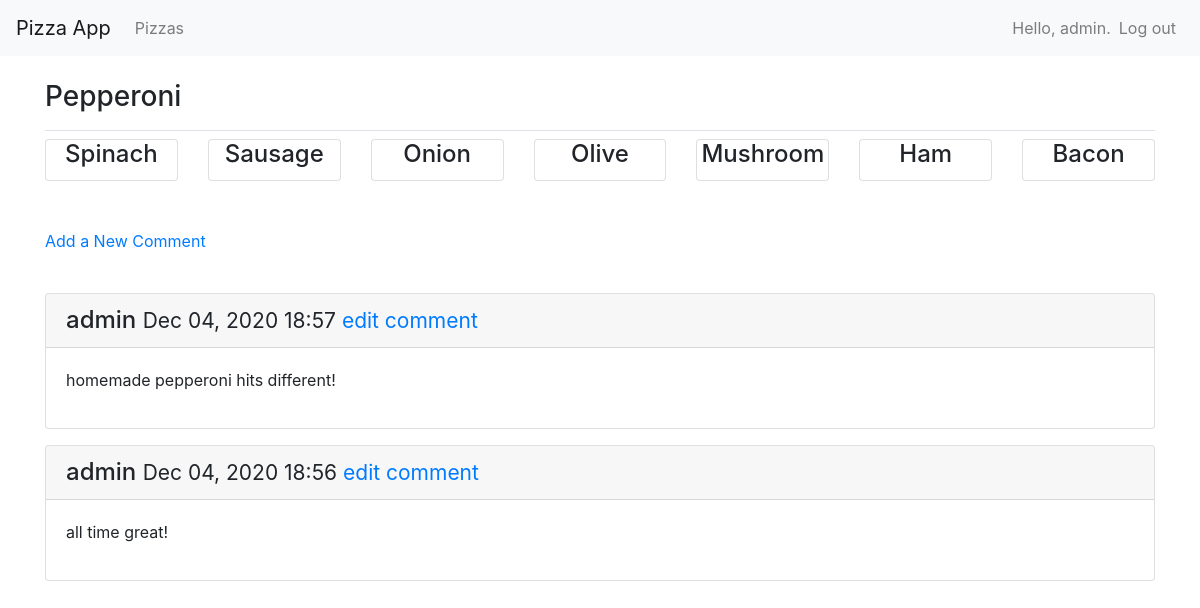
/pizzas/2/ (signed in), run on the app's committed database.
### pizza_app/models.py (models this page shows, shortened)
class Pizza(models.Model):
    name = models.CharField(max_length=200)
    date_added = models.DateTimeField(auto_now_add=True)
    def __str__(self):
        return self.name

class Topping(models.Model):
    name = models.CharField(max_length=200)
    pizza = models.ForeignKey(Pizza, on_delete=models.CASCADE)
    date_added = models.DateTimeField(auto_now_add=True)
    class Meta:
        verbose_name_plural = 'toppings'
    def __str__(self):
        return self.name

class Comment(models.Model):
    pizza = models.ForeignKey(Pizza, on_delete=models.CASCADE)
    author = models.ForeignKey(User, on_delete=models.CASCADE)
    username = models.CharField(max_length=200)
    text = models.TextField()
    date_added = models.DateTimeField(auto_now_add=True)

### pizza_app/views.py (the view)
# urls.py: path('pizzas/<int:pizza_id>/', views.pizza, name='pizza'),
@login_required
def pizza(request, pizza_id):
    pizza = Pizza.objects.get(id=pizza_id)
    toppings = pizza.topping_set.order_by('-name')
    comments = pizza.comment_set.order_by('-date_added')
    context = {'pizza':pizza, 'comments':comments, 'toppings':toppings}
    return render(request, 'pizza_app/pizza.html', context)

### pizza_app/templates/pizza_app/pizza.html
{% extends 'pizza_app/base.html' %}
{% block page_header %}
    <h3>{{ pizza }}</h3>
{% endblock page_header %}
{% block content %}
    <div class="card-deck">
        {% for topping in toppings %}
            <div class="card">
                <div class="card-block">
                    <h4 class="card-title" style="text-align: center;">{{ topping }}
                    </h4>
                </div>
            </div>
        {% endfor %}
    </div>
    <br>
    <br>
    <p>
        <a href="{% url 'pizza_app:new_comment' pizza.id %}">Add a New Comment</a>
    </p>
    <br>
    {% for comment in comments %}
        <div class="card mb-3">
            <h4 class="card-header">
                {{ comment.author }}
            <small>
                {{ comment.date_added|date:'M d, Y H:i' }}
                <a href="{% url 'pizza_app:edit_comment' comment.id %}">
                edit comment</a></small>
            </h4>
            <div class="card-body">
                {{ comment.text|linebreaks }}
            </div>
        </div>
    {% empty %}
        <p>There are no comments for this pizza yet.</p>
    {% endfor %}
{% endblock content %}

### pizza_app/templates/pizza_app/base.html (shortened to what this page needs)
{% load bootstrap4 %}
<!doctype html>
<html lang="en">
<head>
   {% bootstrap_css %}
</head>
<body>
   <nav class="navbar navbar-expand-md navbar-light bg-light mb-4">
       <a class="navbar-brand" href="{% url 'pizza_app:index'%}">
          Pizza App</a>
       <div class="collapse navbar-collapse" id="navbarCollapse">
           <ul class="navbar-nav mr-auto">
               <li class="nav-item">
                   <a class="nav-link" href="{% url 'pizza_app:pizzas'%}">
                       Pizzas</a>
                </li>
           </ul>
           <ul class="navbar-nav ml-auto">
                {% if user.is_authenticated %}
                <li class="nav-item">
                    <span class="navbar-text">Hello, {{ user.username }}.</span>
                </li>
                <li class="nav-item">
                    <a class="nav-link" href="{% url 'users:logout' %}">Log out</a>
                </li>
                {% endif %}
            </ul>
       </div>
   </nav>
   <main role="main" class="container">
       <div class="pb-2 mb-2 border-bottom">
           {% block page_header %}{% endblock page_header %}
       </div>
       <div>
           {% block content %}{% endblock content %}
       </div>
   </main>
</body>
</html>

### data on the page
Pizza: name "Pepperoni"
Topping: name "Spinach"
Topping: name "Sausage"
Topping: name "Onion"
Topping: name "Olive"
Topping: name "Mushroom"
Topping: name "Ham"
Topping: name "Bacon"
Comment: author "admin", date_added "Dec 04, 2020 18:57", text "homemade pepperoni hits different!"
Comment: author "admin", date_added "Dec 04, 2020 18:56", text "all time great!"

### other printed values
{{ user.username }} "admin"
